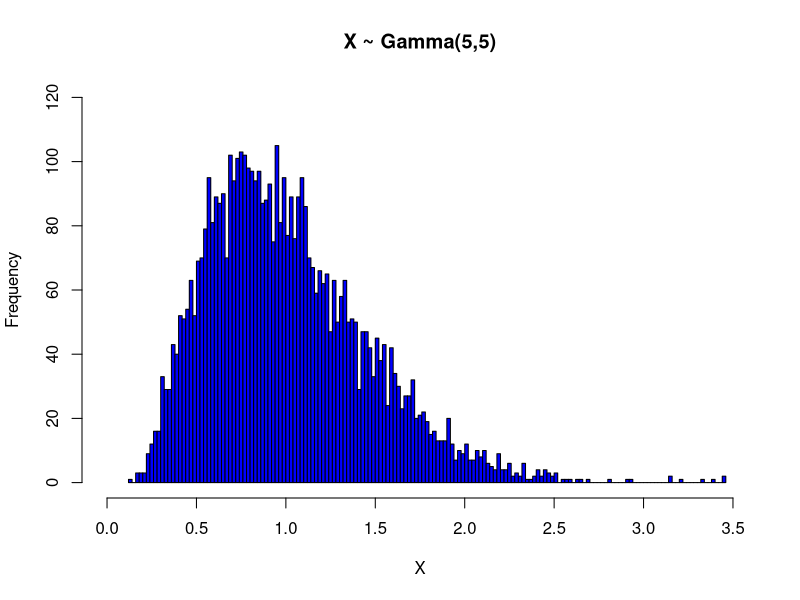

The R source for this figure:
u=runif(5005);
v=NULL;
gamma=NULL;
for(i in 1:5004){
v[(i%%5)+1]<-u[i];
if(i>=5){
temp=(v[1])*(v[2])*(v[3])*(v[5])*(v[4]);
gamma[i-4]=log(temp)*(-0.2);
}
}
print('Maximum:');print(max(gamma));
print('Minimum:');print(min(gamma));
print('Mean calculated:');print(mean(gamma));
hist(gamma,main="X ~ Gamma(5,5)", xlab="X",ylab="Frequency",xlim=c(0,3.5),ylim=c(0,120),breaks=200,col="blue");
